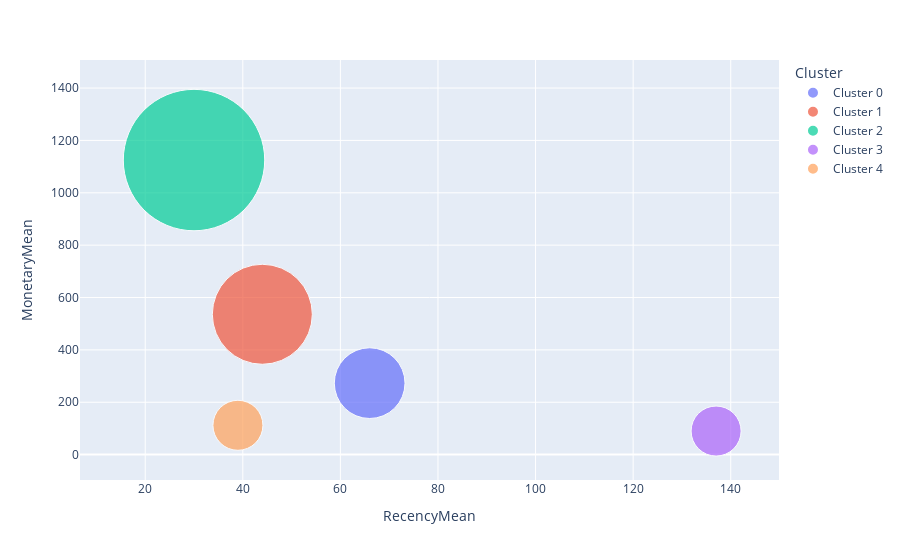

Here is the notebook cell this chart was saved with:
### Code cell
import plotly.express as px

fig = px.scatter(rfm_agg2, x="RecencyMean", y="MonetaryMean", size="FrequencyMean", color="Cluster",
           hover_name="Cluster", size_max=100)
fig.show()

### Figure 1 — Plotly figure (JSON) as saved in the notebook; plotly's stock layout.template omitted (floating-point values rounded to 4 significant figures)
{"data": [{"hovertemplate": "<b>%{hovertext}</b><br><br>Cluster=Cluster 0<br>RecencyMean=%{x}<br>MonetaryMean=%{y}<br>FrequencyMean=%{marker.size}<extra></extra>", "hovertext": ["Cluster 0"], "legendgroup": "Cluster 0", "marker": {"color": "#636efa", "size": [2.0], "sizemode": "area", "sizeref": 0.0008, "symbol": "circle"}, "mode": "markers", "name": "Cluster 0", "orientation": "v", "showlegend": true, "type": "scatter", "x": [66.0], "xaxis": "x", "y": [273.0], "yaxis": "y"}, {"hovertemplate": "<b>%{hovertext}</b><br><br>Cluster=Cluster 1<br>RecencyMean=%{x}<br>MonetaryMean=%{y}<br>FrequencyMean=%{marker.size}<extra></extra>", "hovertext": ["Cluster 1"], "legendgroup": "Cluster 1", "marker": {"color": "#EF553B", "size": [4.0], "sizemode": "area", "sizeref": 0.0008, "symbol": "circle"}, "mode": "markers", "name": "Cluster 1", "orientation": "v", "showlegend": true, "type": "scatter", "x": [44.0], "xaxis": "x", "y": [536.0], "yaxis": "y"}, {"hovertemplate": "<b>%{hovertext}</b><br><br>Cluster=Cluster 2<br>RecencyMean=%{x}<br>MonetaryMean=%{y}<br>FrequencyMean=%{marker.size}<extra></extra>", "hovertext": ["Cluster 2"], "legendgroup": "Cluster 2", "marker": {"color": "#00cc96", "size": [8.0], "sizemode": "area", "sizeref": 0.0008, "symbol": "circle"}, "mode": "markers", "name": "Cluster 2", "orientation": "v", "showlegend": true, "type": "scatter", "x": [30.0], "xaxis": "x", "y": [1125.0], "yaxis": "y"}, {"hovertemplate": "<b>%{hovertext}</b><br><br>Cluster=Cluster 3<br>RecencyMean=%{x}<br>MonetaryMean=%{y}<br>FrequencyMean=%{marker.size}<extra></extra>", "hovertext": ["Cluster 3"], "legendgroup": "Cluster 3", "marker": {"color": "#ab63fa", "size": [1.0], "sizemode": "area", "sizeref": 0.0008, "symbol": "circle"}, "mode": "markers", "name": "Cluster 3", "orientation": "v", "showlegend": true, "type": "scatter", "x": [137.0], "xaxis": "x", "y": [90.0], "yaxis": "y"}, {"hovertemplate": "<b>%{hovertext}</b><br><br>Cluster=Cluster 4<br>RecencyMean=%{x}<br>MonetaryMean=%{y}<br>FrequencyMean=%{marker.size}<extra></extra>", "hovertext": ["Cluster 4"], "legendgroup": "Cluster 4", "marker": {"color": "#FFA15A", "size": [1.0], "sizemode": "area", "sizeref": 0.0008, "symbol": "circle"}, "mode": "markers", "name": "Cluster 4", "orientation": "v", "showlegend": true, "type": "scatter", "x": [39.0], "xaxis": "x", "y": [112.0], "yaxis": "y"}], "layout": {"legend": {"itemsizing": "constant", "title": {"text": "Cluster"}, "tracegroupgap": 0}, "margin": {"t": 60}, "xaxis": {"anchor": "y", "domain": [0, 1], "title": {"text": "RecencyMean"}}, "yaxis": {"anchor": "x", "domain": [0, 1], "title": {"text": "MonetaryMean"}}}}
